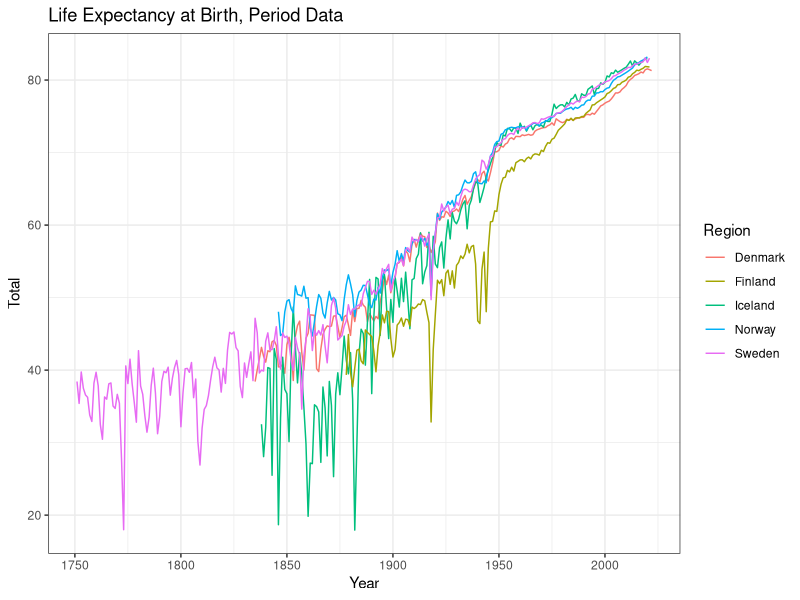
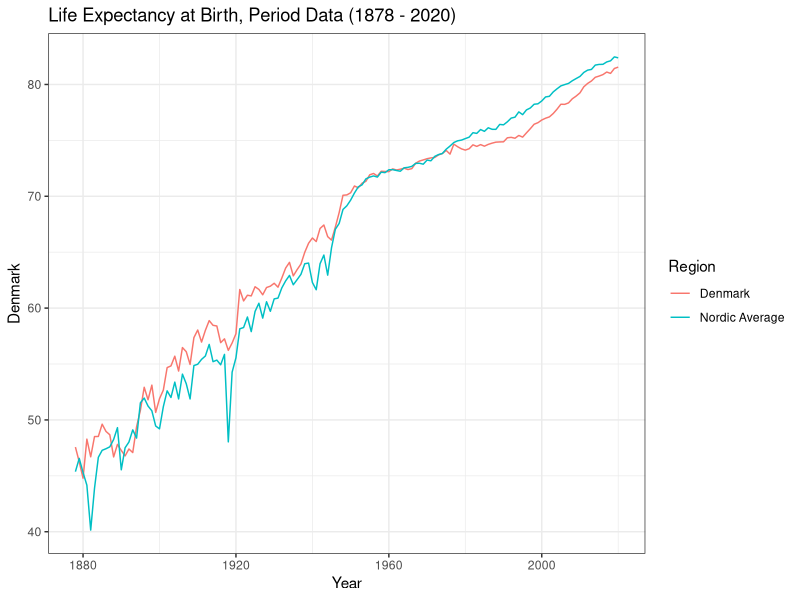
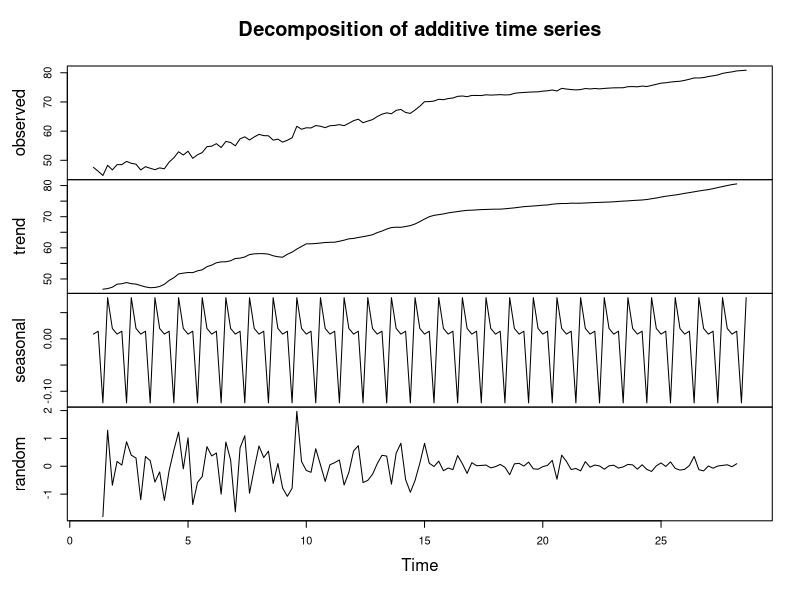
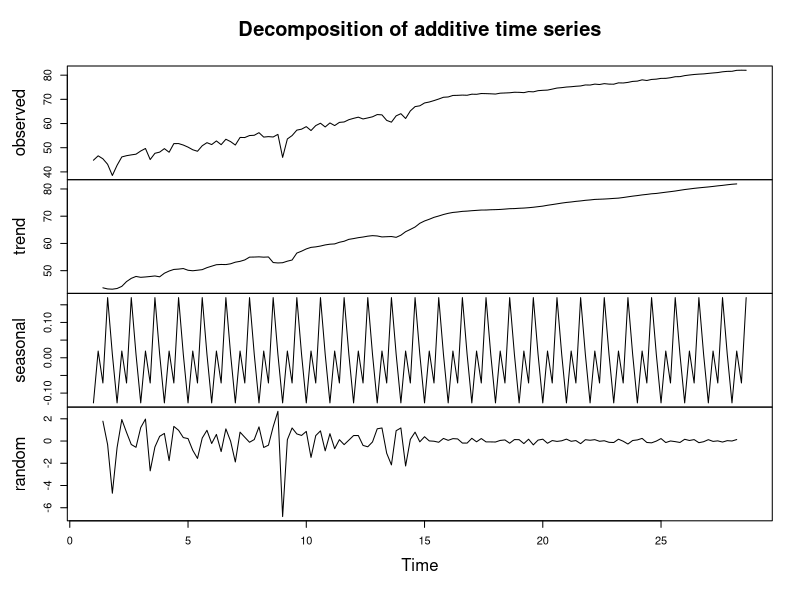
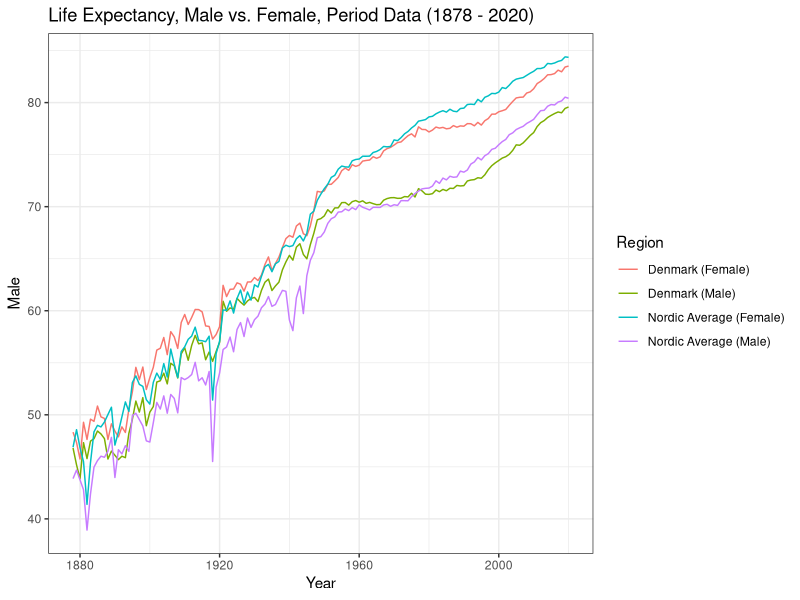
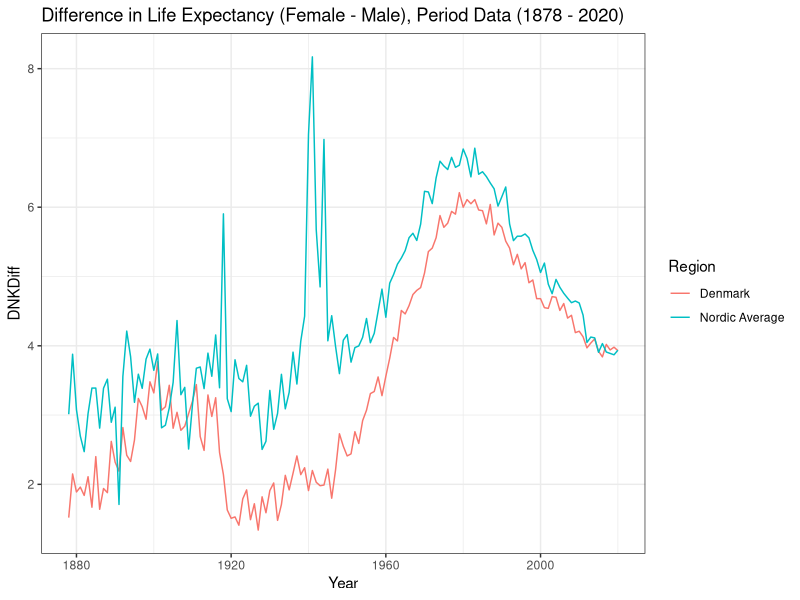

Reproduce these figures in R, in order.
## ---- chunk 1
#| echo: false
library(ggplot2)
## ---- chunk 2
#| echo: false
DNK <- read.table('DNKexpPer.txt', skip = 2, header = T) 
SWE <- read.table('SWEexpPer.txt', skip = 2, header = T) 
FIN <- read.table('FINexpPer.txt', skip = 2, header = T) 
ISL <- read.table('ISLexpPer.txt', skip = 2, header = T) 
NOR <- read.table('NORexpPer.txt', skip = 2, header = T)
## ---- chunk 3
#| echo: false
ggplot() + 
  geom_line(data = DNK, mapping = aes(x = Year, y = Total, color = "Denmark")) + 
  geom_line(data = ISL, mapping = aes(x = Year, y = Total, color = "Iceland")) + 
  geom_line(data = NOR, mapping = aes(x = Year, y = Total, color = "Norway")) + 
  geom_line(data = SWE, mapping = aes(x = Year, y = Total, color = "Sweden")) + 
  geom_line(data = FIN, mapping = aes(x = Year, y = Total, color = "Finland")) + 
    labs(colour = "Region") + theme_bw() + 
  ggtitle("Life Expectancy at Birth, Period Data")
  
## ---- chunk 4
#| echo: false
start = 1878
end = 2020

DNK <- DNK[DNK$Year >= 1878 & DNK$Year <= 2020,]
SWE <- SWE[SWE$Year >= 1878 & SWE$Year <= 2020,]
FIN <- FIN[FIN$Year >= 1878 & FIN$Year <= 2020,]
ISL <- ISL[ISL$Year >= 1878 & ISL$Year <= 2020,]
NOR <- NOR[NOR$Year >= 1878 & NOR$Year <= 2020,]
## ---- chunk 5
#| echo: false
Nord = data.frame(Year = 1878:2020,
                  Denmark = DNK$Total, 
                  Finland = FIN$Total, 
                  Iceland = ISL$Total,
                  Norway = NOR$Total,
                  Sweden = SWE$Total)

Nord$Avg <- (Nord$Denmark + Nord$Finland + Nord$Iceland + Nord$Norway + Nord$Sweden)/5
Nord$AvgExclude <- (Nord$Finland + Nord$Iceland + Nord$Norway + Nord$Sweden)/4
## ---- chunk 6
#| echo: false
ggplot(data = Nord) + 
  geom_line(mapping = aes(x = Year, y = Denmark, color = "Denmark")) + 
  geom_line(mapping = aes(x = Year, y = Avg, color = "Nordic Average")) + 
  labs(colour = "Region") + theme_bw() + 
  ggtitle("Life Expectancy at Birth, Period Data (1878 - 2020)")
  
## ---- chunk 7
#| echo: false
DNKSeries <- ts(data = Nord$Denmark, start = 1, end = 28.6, frequency = 5)

decompDNK <- decompose(DNKSeries)

plot(decompDNK)
## ---- chunk 8
#| echo: false
NordSeries <- ts(data = Nord$AvgExclude, start = 1, end = 28.6, frequency = 5)

decompNord <- decompose(NordSeries)

plot(decompNord)
## ---- chunk 9
#| echo: false
Nord$MaleAvg <- (DNK$Male + NOR$Male + ISL$Male + SWE$Male + FIN$Male)/5
Nord$FemaleAvg <- (DNK$Female + NOR$Female + ISL$Female + SWE$Female + FIN$Female)/5
## ---- chunk 10
#| echo: false
ggplot() + 
  geom_line(data = DNK, mapping = aes(x = Year, y = Male, color = "Denmark (Male)")) + 
  geom_line(data = DNK, mapping = aes(x = Year, y = Female, color = "Denmark (Female)")) + 
  geom_line(data = Nord, mapping = aes(x = Year, y = MaleAvg, color = "Nordic Average (Male)")) + 
  geom_line(data = Nord, mapping = aes(x = Year, y = FemaleAvg, color = "Nordic Average (Female)")) + 
  labs(colour = "Region") + theme_bw() + 
  ggtitle("Life Expectancy, Male vs. Female, Period Data (1878 - 2020)")
## ---- chunk 11
#| echo: false
Nord$DNKDiff <- - DNK$Male + DNK$Female
Nord$SWEDiff <- - SWE$Male + SWE$Female
Nord$ISLDiff <- - ISL$Male + ISL$Female
Nord$NORDiff <- - NOR$Male + NOR$Female
Nord$FINDiff <- - FIN$Male + FIN$Female

Nord$DiffAvg <- (Nord$DNKDiff + Nord$NORDiff + Nord$ISLDiff + Nord$FINDiff + Nord$SWEDiff)/5
Nord$DiffAvgExclude <- (Nord$NORDiff + Nord$ISLDiff + Nord$FINDiff + Nord$SWEDiff)/4
## ---- chunk 12
#| echo: false
ggplot(data = Nord) + 
  geom_line(mapping = aes(x = Year, y = DNKDiff, color = "Denmark")) + 
  geom_line(mapping = aes(x = Year, y = DiffAvg, color = "Nordic Average")) + 
  labs(colour = "Region") + theme_bw() + 
  ggtitle("Difference in Life Expectancy (Female - Male), Period Data (1878 - 2020)")
